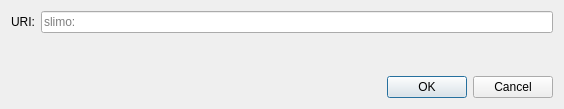
<?xml version="1.0" encoding="UTF-8"?>
<ui version="4.0">
 <class>OpenURIDialog</class>
 <widget class="QDialog" name="OpenURIDialog">
  <property name="geometry">
   <rect>
    <x>0</x>
    <y>0</y>
    <width>564</width>
    <height>109</height>
   </rect>
  </property>
  <property name="windowTitle">
   <string>Open slimo URI</string>
  </property>
  <layout class="QVBoxLayout" name="verticalLayout">
   <item>
    <layout class="QHBoxLayout" name="horizontalLayout">
     <item>
      <widget class="QLabel" name="label">
       <property name="text">
        <string>URI:</string>
       </property>
      </widget>
     </item>
     <item>
      <widget class="QValidatedLineEdit" name="uriEdit">
       <property name="placeholderText">
        <string notr="true">slimo:</string>
       </property>
      </widget>
     </item>
    </layout>
   </item>
   <item>
    <spacer name="verticalSpacer">
     <property name="orientation">
      <enum>Qt::Vertical</enum>
     </property>
     <property name="sizeHint" stdset="0">
      <size>
       <width>20</width>
       <height>40</height>
      </size>
     </property>
    </spacer>
   </item>
   <item>
    <widget class="QDialogButtonBox" name="buttonBox">
     <property name="orientation">
      <enum>Qt::Horizontal</enum>
     </property>
     <property name="standardButtons">
      <set>QDialogButtonBox::Cancel|QDialogButtonBox::Ok</set>
     </property>
    </widget>
   </item>
  </layout>
 </widget>
 <customwidgets>
  <customwidget>
   <class>QValidatedLineEdit</class>
   <extends>QLineEdit</extends>
   <header>qt/qvalidatedlineedit.h</header>
  </customwidget>
 </customwidgets>
 <resources/>
 <connections>
  <connection>
   <sender>buttonBox</sender>
   <signal>accepted()</signal>
   <receiver>OpenURIDialog</receiver>
   <slot>accept()</slot>
   <hints>
    <hint type="sourcelabel">
     <x>248</x>
     <y>254</y>
    </hint>
    <hint type="destinationlabel">
     <x>157</x>
     <y>274</y>
    </hint>
   </hints>
  </connection>
  <connection>
   <sender>buttonBox</sender>
   <signal>rejected()</signal>
   <receiver>OpenURIDialog</receiver>
   <slot>reject()</slot>
   <hints>
    <hint type="sourcelabel">
     <x>316</x>
     <y>260</y>
    </hint>
    <hint type="destinationlabel">
     <x>286</x>
     <y>274</y>
    </hint>
   </hints>
  </connection>
 </connections>
</ui>
